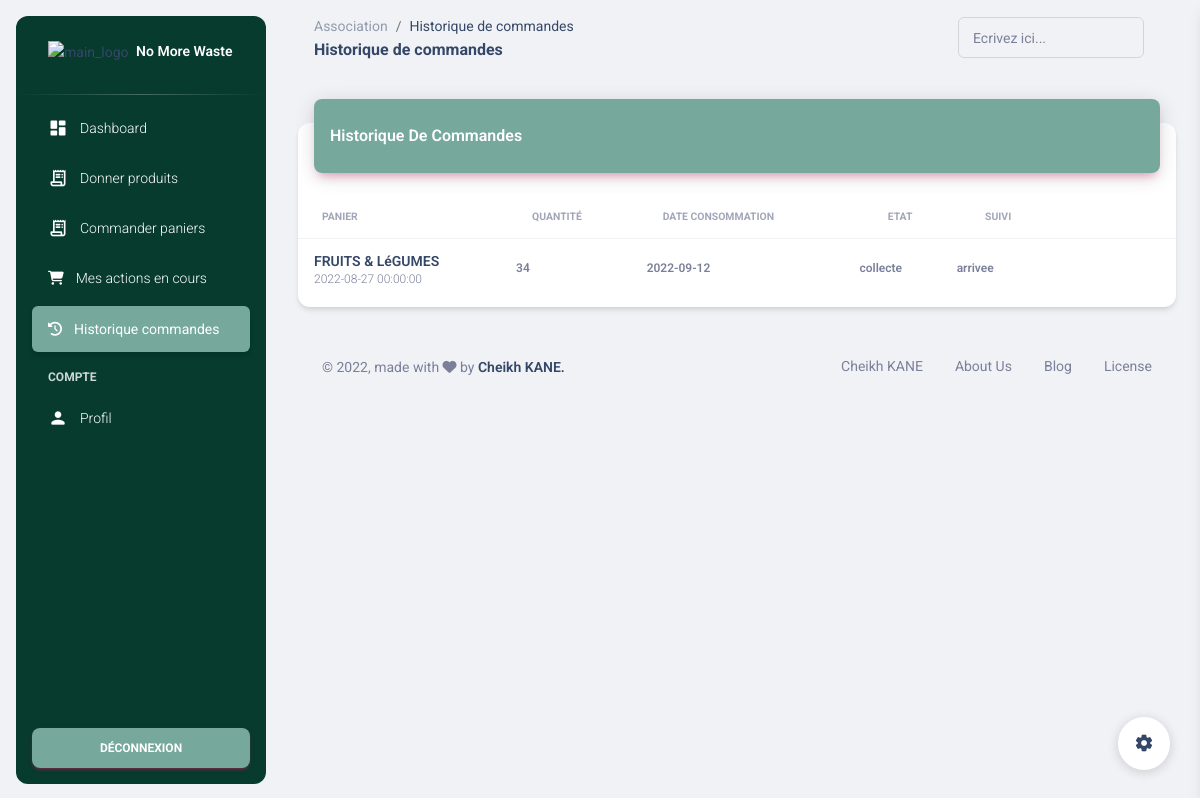
Page /association/orderHistory.php (signed in) on the committed database.
### tables this page shows
CREATE TABLE `panier` (
  `id` int(11) NOT NULL,
  `panier_origine` varchar(5) NOT NULL DEFAULT '0',
  `nom` varchar(255) NOT NULL,
  `description` text NOT NULL,
  `etat` varchar(10) NOT NULL,
  `date_consommation` varchar(15) NOT NULL,
  `acteur` varchar(32) NOT NULL,
  `id_acteur` varchar(5) NOT NULL,
  `id_benevole` varchar(5) NOT NULL DEFAULT '0',
  `quantite_total` int(11) NOT NULL,
  `date_transaction` datetime NOT NULL,
  `disponible` varchar(15) NOT NULL
);

### functions.php (called while the page is built, shortened)
<?php
function getCurrentOrganization($db,$mail) {
	$results = $db->query("SELECT * from organization where mail = '$mail'");
	return $results;
}
function getCartsForOrganizationOrderHistory($db,$id) {
	$results = $db->query("SELECT * from panier where acteur='Association' AND id_acteur='$id' AND (disponible = 'arrivee' OR disponible = 'commandee')");
	return $results;
}

### association/orderHistory.php (the view, shortened to what this page needs)
<?php
require "../functions.php";
$connect = connectDB();
$mailUser = $_SESSION["mail"];
$resUser = getCurrentOrganization($connect,$mailUser);
$dataUser = $resUser->fetch();
$idUser = $dataUser["id"];
$res = getCartsForOrganizationOrderHistory($connect,$idUser);
?>
<!DOCTYPE html>
<html lang="en">
<head>
  <link href="../assets/css/nucleo-icons.css" rel="stylesheet" />
  <link href="../assets/css/nucleo-svg.css" rel="stylesheet" />
  <link id="pagestyle" href="../assets/css/material-dashboard.css?v=3.0.4" rel="stylesheet" />
</head>
<body class="g-sidenav-show  bg-gray-200">
  <aside class="sidenav navbar navbar-vertical navbar-expand-xs border-0 border-radius-xl my-3 fixed-start ms-3   bg-gradient-dark" id="sidenav-main">
    <div class="sidenav-header">
      <a class="navbar-brand m-0" href="" target="_blank">
        <img src="../assets/img/logo.png" class="navbar-brand-img h-100" alt="main_logo">
        <span class="ms-1 font-weight-bold text-white">No More Waste</span>
      </a>
    </div>
    <hr class="horizontal light mt-0 mb-2">
    <div class="collapse navbar-collapse  w-auto " id="sidenav-collapse-main">
      <ul class="navbar-nav">
        <li class="nav-item">
          <a class="nav-link text-white " href="association.php">
            <div class="text-white text-center me-2 d-flex align-items-center justify-content-center">
              <i class="material-icons opacity-10">dashboard</i>
            </div>
            <span class="nav-link-text ms-1">Dashboard</span>
          </a>
        </li>
        <li class="nav-item">
          <a class="nav-link text-white " href="giveProducts.php">
            <div class="text-white text-center me-2 d-flex align-items-center justify-content-center">
              <i class="material-icons opacity-10">receipt_long</i>
            </div>
            <span class="nav-link-text ms-1">Donner produits</span>
          </a>
        </li>
        <li class="nav-item">
          <a class="nav-link text-white " href="orderCarts.php">
            <div class="text-white text-center me-2 d-flex align-items-center justify-content-center">
              <i class="material-icons opacity-10">receipt_long</i>
            </div>
            <span class="nav-link-text ms-1">Commander paniers</span>
          </a>
        </li>
        <li class="nav-item">
          <a class="nav-link text-white " href="cartsInProgress.php">
            <div class="text-white text-center me-2 d-flex align-items-center justify-content-center">
              <i class="fa fa-shopping-cart"></i>
            </div>
            <span class="nav-link-text ms-1">Mes actions en cours</span>
          </a>
        </li>
        <li class="nav-item">
          <a class="nav-link text-white active bg-gradient-primary" href="orderHistory.php">
            <div class="text-white text-center me-2 d-flex align-items-center justify-content-center">
              <i class="fa fa-history"></i>
            </div>
            <span class="nav-link-text ms-1">Historique commandes</span>
          </a>
        </li>
        <li class="nav-item mt-3">
          <h6 class="ps-4 ms-2 text-uppercase text-xs text-white font-weight-bolder opacity-8">Compte</h6>
        </li>
        <li class="nav-item">
          <a class="nav-link text-white " href="profile.php">
            <div class="text-white text-center me-2 d-flex align-items-center justify-content-center">
              <i class="material-icons opacity-10">person</i>
            </div>
            <span class="nav-link-text ms-1">Profil</span>
          </a>
        </li>
      </ul>
    </div>
    <div class="sidenav-footer position-absolute w-100 bottom-0 ">
      <div class="mx-3">
        <a class="btn bg-gradient-primary mt-4 w-100" href="../logout.php" type="button">Déconnexion</a>
      </div>
    </div>
  </aside>
  <main class="main-content position-relative max-height-vh-100 h-100 border-radius-lg ">
    <nav class="navbar navbar-main navbar-expand-lg px-0 mx-4 shadow-none border-radius-xl" id="navbarBlur" data-scroll="true">
      <div class="container-fluid py-1 px-3">
        <nav aria-label="breadcrumb">
          <ol class="breadcrumb bg-transparent mb-0 pb-0 pt-1 px-0 me-sm-6 me-5">
            <li class="breadcrumb-item text-sm"><a class="opacity-5 text-dark" href="javascript:;">Association</a></li>
            <li class="breadcrumb-item text-sm text-dark active" aria-current="page">Historique de commandes</li>
          </ol>
          <h6 class="font-weight-bolder mb-0">Historique de commandes</h6>
        </nav>
        <div class="collapse navbar-collapse mt-sm-0 mt-2 me-md-0 me-sm-4" id="navbar">
          <div class="ms-md-auto pe-md-3 d-flex align-items-center">
            <div class="input-group input-group-outline">
              <label class="form-label">Ecrivez ici...</label>
              <input type="text" class="form-control">
            </div>
          </div>
        </div>
      </div>
    </nav>
    <div class="container-fluid py-4">
      <div class="row">
        <div class="col-12">
          <div class="card my-4">
            <div class="card-header p-0 position-relative mt-n4 mx-3 z-index-2">
              <div class="bg-gradient-primary shadow-primary border-radius-lg pt-4 pb-3">
                <h6 class="text-white text-capitalize ps-3">Historique de commandes</h6>
              </div>
            </div>
            <div class="card-body px-0 pb-2">
              <div class="table-responsive p-0">
                <table class="table align-items-center mb-0">
                  <thead>
                    <tr>
                      <th class="text-uppercase text-secondary text-xxs font-weight-bolder opacity-7">Panier</th>
                      <th class="text-uppercase text-secondary text-xxs font-weight-bolder opacity-7">Quantité</th>
                      <th class="text-uppercase text-secondary text-xxs font-weight-bolder opacity-7">Date Consommation</th>
                      <th class="text-center text-uppercase text-secondary text-xxs font-weight-bolder opacity-7">Etat</th>
                      <th class="text-center text-uppercase text-secondary text-xxs font-weight-bolder opacity-7">Suivi</th>
                      <th class="text-secondary opacity-7"></th>
                      <th class="text-secondary opacity-7"></th>
                    </tr>
                  </thead>
<?php
if (!empty($res)){
  while($data=$res->fetch()){
?>
                  <tbody>
                    <tr>
                      <td>
                        <div class="d-flex px-2 py-1">
                          <div class="d-flex flex-column justify-content-center">
                            <h6 class="mb-0 text-sm"><?=$data["nom"]?></h6>
                            <p class="text-xs text-secondary mb-0"><?=$data["date_transaction"]?></p>
                          </div>
                        </div>
                      </td>
                      <td>
                        <p class="text-xs font-weight-bold mb-0"><?=$data["quantite_total"]?></p>
                      </td>
                      <td>
                        <p class="text-xs font-weight-bold mb-0"><?=$data["date_consommation"]?></p>
                      </td>
                      <td>
                        <p class="text-xs font-weight-bold mb-0"><?=$data["etat"]?></p>
                      </td>
                      <td>
                        <p class="text-xs font-weight-bold mb-0"><?=$data["disponible"]?></p>
                      </td>
                    </tr>
                  </tbody>
<?php
  }
}else{
  echo("Aucun panier disponible pour le moment");
  echo("Revenez plus tard");
}
?>
                </table>
              </div>
            </div>
          </div>
        </div>
      </div>
      <footer class="footer py-4  ">
        <div class="container-fluid">
          <div class="row align-items-center justify-content-lg-between">
            <div class="col-lg-6 mb-lg-0 mb-4">
              <div class="copyright text-center text-sm text-muted text-lg-start">
                © ,
                made with <i class="fa fa-heart"></i> by
                <a href="" class="font-weight-bold">Cheikh KANE.</a>
              </div>
            </div>
            <div class="col-lg-6">
              <ul class="nav nav-footer justify-content-center justify-content-lg-end">
                <li class="nav-item">
                  <a href="" class="nav-link text-muted">Cheikh KANE</a>
                </li>
                <li class="nav-item">
                  <a href="" class="nav-link text-muted">About Us</a>
                </li>
                <li class="nav-item">
                  <a href="" class="nav-link text-muted">Blog</a>
                </li>
                <li class="nav-item">
                  <a href="" class="nav-link pe-0 text-muted">License</a>
                </li>
              </ul>
            </div>
          </div>
        </div>
      </footer>
    </div>
  </main>
  <div class="fixed-plugin">
    <a class="fixed-plugin-button text-dark position-fixed px-3 py-2">
      <i class="material-icons py-2">settings</i>
    </a>
  </div>
</body>
</html>

### rows in the picture
panier: nom "FRUITS & LéGUMES", date_transaction "2022-08-27 00:00:00", quantite_total "34", date_consommation "2022-09-12", etat "collecte", disponible "arrivee"
